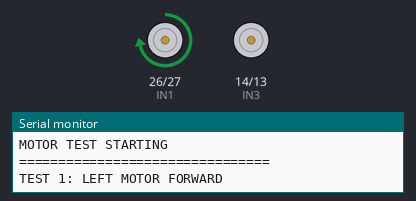
Recording of a sketch running on a simulated ESP32. Shown: motor-driver pin pairs drawn as motors (green arrow = first pin HIGH = forward, orange = second pin HIGH = backward, longer = more drive, scaled by the enable pin), the last lines printed to the serial monitor.

Above: at 2.1 s.
At 7.1 s:
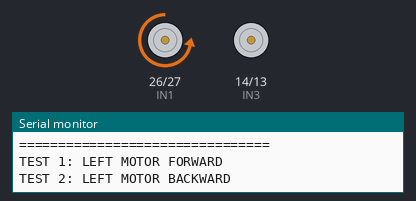
At 17.1 s:
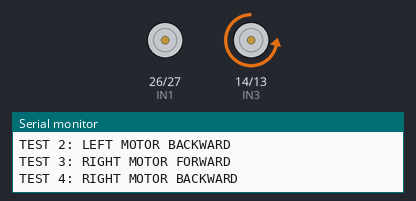
At 30.1 s:
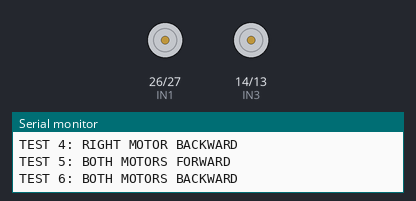
Timing chart, 0 to 40.0 s (numbered marks = the images above):
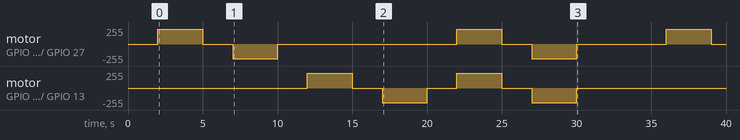

Measured:
- by itself, motor on GPIO 26 (IN1) / GPIO 27 (IN2): stopped → forward 220/255 at 2.0 s, → stopped 3.0 s later, → backward 220/255 2.0 s later, → stopped 3.0 s later, … (10 changes in this stretch)
- by itself, motor on GPIO 14 (IN3) / GPIO 13 (IN4): stopped → forward 220/255 at 12.0 s, → stopped 3.0 s later, → backward 220/255 2.0 s later, → stopped 3.0 s later, … (8 changes in this stretch)

The sketch:

ObstacleDetectionRobot.ino
```cpp
// =====================================================
// ESP32 + L298N MOTOR TEST
// Tests LEFT and RIGHT motors separately
// =====================================================

// LEFT MOTOR CHANNEL
#define IN1 26
#define IN2 27
#define ENA 25

// RIGHT MOTOR CHANNEL
#define IN3 14
#define IN4 13
#define ENB 33


void setup() {

  Serial.begin(115200);

  // Left motor
  pinMode(IN1, OUTPUT);
  pinMode(IN2, OUTPUT);
  pinMode(ENA, OUTPUT);

  // Right motor
  pinMode(IN3, OUTPUT);
  pinMode(IN4, OUTPUT);
  pinMode(ENB, OUTPUT);

  stopAll();

  Serial.println("================================");
  Serial.println("MOTOR TEST STARTING");
  Serial.println("================================");

  delay(2000);
}


void loop() {

  // ===================================================
  // TEST 1 - LEFT MOTOR FORWARD
  // ===================================================

  Serial.println("TEST 1: LEFT MOTOR FORWARD");

  digitalWrite(IN1, HIGH);
  digitalWrite(IN2, LOW);
  analogWrite(ENA, 220);

  delay(3000);

  stopAll();
  delay(2000);


  // ===================================================
  // TEST 2 - LEFT MOTOR BACKWARD
  // ===================================================

  Serial.println("TEST 2: LEFT MOTOR BACKWARD");

  digitalWrite(IN1, LOW);
  digitalWrite(IN2, HIGH);
  analogWrite(ENA, 220);

  delay(3000);

  stopAll();
  delay(2000);


  // ===================================================
  // TEST 3 - RIGHT MOTOR FORWARD
  // ===================================================

  Serial.println("TEST 3: RIGHT MOTOR FORWARD");

  digitalWrite(IN3, HIGH);
  digitalWrite(IN4, LOW);
  analogWrite(ENB, 220);

  delay(3000);

  stopAll();
  delay(2000);


  // ===================================================
  // TEST 4 - RIGHT MOTOR BACKWARD
  // ===================================================

  Serial.println("TEST 4: RIGHT MOTOR BACKWARD");

  digitalWrite(IN3, LOW);
  digitalWrite(IN4, HIGH);
  analogWrite(ENB, 220);

  delay(3000);

  stopAll();
  delay(2000);


  // ===================================================
  // TEST 5 - BOTH MOTORS FORWARD
  // ===================================================

  Serial.println("TEST 5: BOTH MOTORS FORWARD");

  // LEFT
  digitalWrite(IN1, HIGH);
  digitalWrite(IN2, LOW);
  analogWrite(ENA, 220);

  // RIGHT
  digitalWrite(IN3, HIGH);
  digitalWrite(IN4, LOW);
  analogWrite(ENB, 220);

  delay(3000);

  stopAll();
  delay(2000);


  // ===================================================
  // TEST 6 - BOTH MOTORS BACKWARD
  // ===================================================

  Serial.println("TEST 6: BOTH MOTORS BACKWARD");

  // LEFT
  digitalWrite(IN1, LOW);
  digitalWrite(IN2, HIGH);
  analogWrite(ENA, 220);

  // RIGHT
  digitalWrite(IN3, LOW);
  digitalWrite(IN4, HIGH);
  analogWrite(ENB, 220);

  delay(3000);

  stopAll();
  delay(3000);


  // ===================================================
  // TEST COMPLETE
  // ===================================================

  Serial.println("================================");
  Serial.println("ALL TESTS COMPLETE");
  Serial.println("================================");

  delay(3000);
}


// =====================================================
// STOP EVERYTHING
// =====================================================

void stopAll() {

  digitalWrite(IN1, LOW);
  digitalWrite(IN2, LOW);

  digitalWrite(IN3, LOW);
  digitalWrite(IN4, LOW);

  analogWrite(ENA, 0);
  analogWrite(ENB, 0);
}
```
